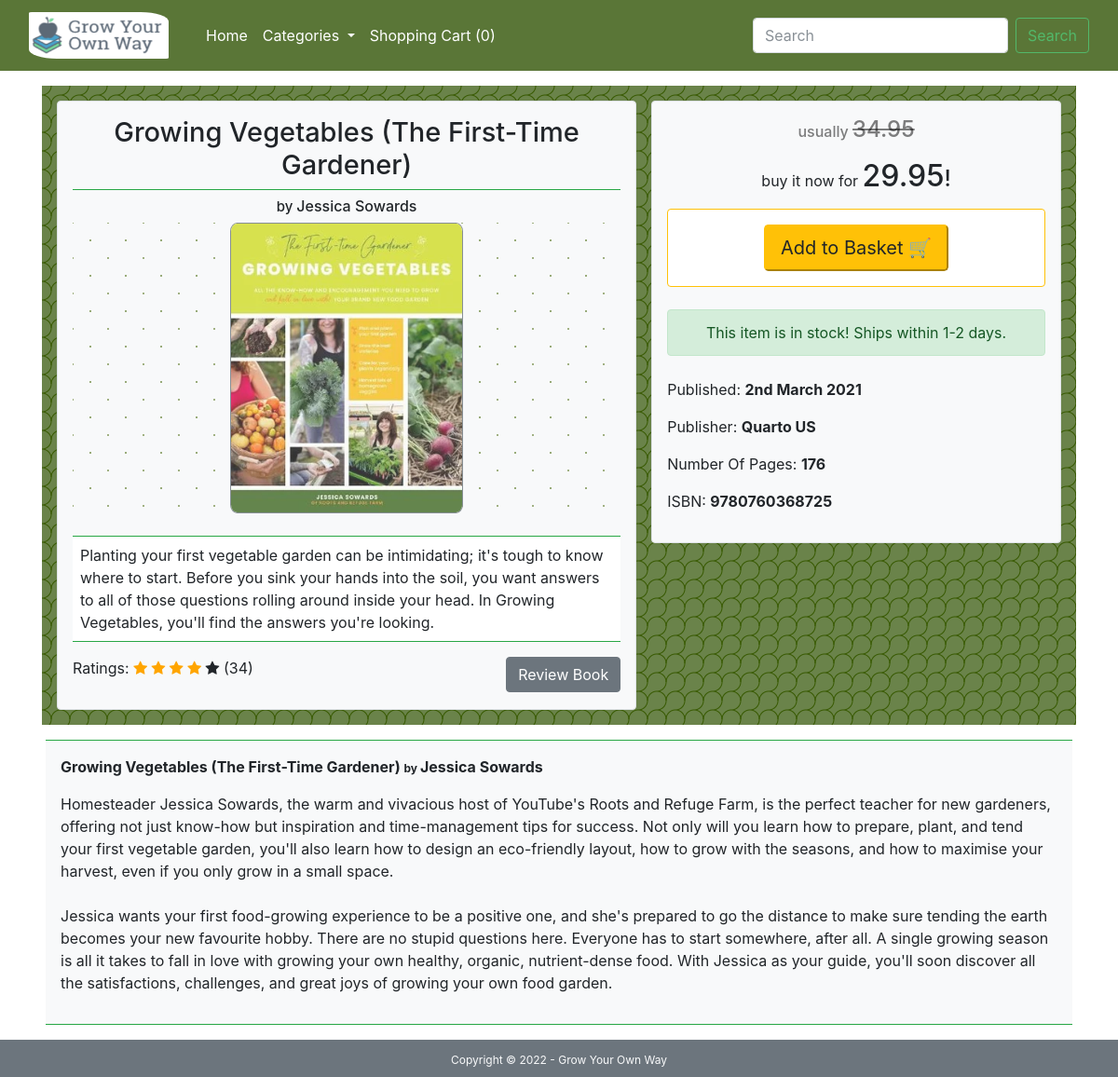
Screenshot of /book/1/ with the database file from the repository.
### webstore/models.py (models this page shows, shortened)
class Book(db.Model):
    __tablename__ = 'books'
    id = db.Column(db.Integer, primary_key=True)
    name = db.Column(db.String(128), unique=True)
    author = db.Column(db.String(128), unique=True)
    isbn = db.Column(db.String(32), unique=True)
    price = db.Column(db.Float, nullable=False)
    available = db.Column(db.Boolean, default=False)
    rating = db.Column(db.Integer, nullable=False)
    num_ratings = db.Column(db.Integer)
    image = db.Column(db.String(60), nullable=False)
    short_desc = db.Column(db.String(200), nullable=False)
    description = db.Column(db.String(500), nullable=False)
    pages = db.Column(db.Integer, nullable=False)
    date_published = db.Column(db.String(64), nullable=False)
    publisher = db.Column(db.String(64), nullable=False)
    num_purchased = db.Column(db.Integer, nullable=False)
    category_id = db.Column(db.Integer, db.ForeignKey('category.id'))

### webstore/views.py (the view)
@bp.route('/book/<int:bookid>/')
def bookinfo(bookid):
    if 'order_id' in session.keys():
        order = Order.query.get(session['order_id'])
    else:
        order = None
    book = Book.query.get_or_404(bookid)
    cats = Category.query.order_by(Category.id).all()
    return render_template('product.html', book=book, cats=cats, order=order)

### webstore/templates/product.html (shortened to what this page needs)
{% extends "base.html" %}
{% block main %}
<div class="m-2 p-2 mb-5">
    <div class="container">
        <div class="row mb-3 main-bg-colour pl-3 pt-3 no-gutters">
            <div class="col-md-7 pb-3 pr-3">
                <div class="p-3 border bg-light rounded">
                    <h1 class="product-h1 centred-text border-bottom border-success pb-2">{{book.name}}</h1>
                    <h2 class="product-h2 centred-text"><span style="font-size: 15px">by </span>{{book.author}}</h2>
                    <div class="centred-text product-image-bg"><img class="image-rounded-corner img-fluid border border-secondary"
                            src="{{url_for('static', filename='img/'+book.image)}}" width="250"> </div>
                    <p class="mt-4 p-2 bg-white border-top border-bottom border-success">{{book.short_desc}}</p>
                    <p class="ratings"><span>Ratings: </span><span class="ratings">
                            {% for i in range(book.rating) %}
                            <i class="fa fa-star checked"></i>
                            {% endfor %}
                            {% for i in range(5-book.rating) %}
                            <i class="fa fa-star"></i>
                            {% endfor %}</span><span>({{book.num_ratings}})</span>
                        <button type="button" class="btn btn-secondary pull-right" data-bs-toggle="popover"
                            data-bs-placement="right" data-bs-custom-class="custom-popover"
                            data-bs-content="Review function under development.">
                            Review Book
                        </button>
                    </p>
                </div>
            </div>
            <div class="col-md-5 pb-3 pr-3">
                <div class="p-3 border bg-light rounded">
                    <p class="centred-text"> <span class="h6 text-black-50">usually </span><span
                            class="h4 text-black-50 text-decoration-underline"><del>{{book.price + 5}}</del></span>
                    <p class="centred-text">buy it now for <span class="h2 ">{{book.price}}</span><span
                            class="h4">!</span></p>
                    </p>
                    <div class="centred-text border border-warning rounded p-3 bg-white">
                        {% if book.available == True %}
                        <form action="{{ url_for('main.order') }}">
                            <input class="btn-lg btn-warning" type="submit" value="Add to Basket 🛒">
                        </form>
                        {% else %}
                        <input class="btn-lg btn-light" disabled type="submit" value="Add to Basket 🛒">
                        {% endif %}
                    </div>
                    {% if book.available == True %}
                    <div class="alert alert-success mt-4 mb-4 centred-text" role="alert">This item is in stock! Ships
                        within 1-2 days.</div>
                    {% else %}
                    <div class="alert alert-danger mt-4 mb-4 centred-text" role="alert">Sorry, this item is out of
                        stock!</div>
                    {% endif %}
                    <p>Published: <b>{{book.date_published}}</b></p>
                    <p>Publisher: <b>{{book.publisher}}</b></p>
                    <p>Number Of Pages: <b>{{book.pages}}</b></p>
                    <p>ISBN: <b>{{book.isbn}}</b></p>
                </div>
            </div>
        </div>
        <div class="row p-2 border-top border-bottom border-success bg-light ml-1 mr-1">
            <div class="p-2">
                <p class="font-weight-bold">{{book.name}} <span class="fst-italic" style="font-size: 12px">by </span>{{book.author}}</p>
                <p>{{book.description | safe}}</p>
            </div>
        </div>
    </div>
</div>
{% endblock %}

### webstore/static/css/site_styles.css (style rules this page uses)
.checked { color: orange; }
.main-bg-colour { background: radial-gradient(circle at 0% 50%, rgba(96, 16, 48, 0) 9px, rgba(55, 89, 0) 10px, rgba(96, 16, 48, 0) 11px) 0px 10px, radial-gradient(at 100% 100%, rgba(96, 16, 48, 0) 9px, rgb(55, 89, 0) 10px, rgba(96, 16, 48, 0) 11px), rgba(50, 85, 6, 0.727); background-size: 20px 20px; }
.product-image-bg { background-color: #d5d5d500; opacity: 0.8; background-image: radial-gradient(#406200a5 0.9500000000000001px, transparent 0.9500000000000001px), radial-gradient(#40620097 0.9500000000000001px, #d5d5d500 0.9500000000000001px); background-size: 38px 38px; background-position: 0 0, 19px 19px; background-clip: content-box, padding-box; }
.image-rounded-corner { border-radius: 3% 3% 3% 3%; }
.centred-text { text-align: center; }
.product-h1 { font-size: 29px; }
.product-h2 { font-size: 16px; }

### rows the page displays
Book: name "Growing Vegetables (The First-Time Gardener)", author "Jessica Sowards", image (picture), short_desc "Planting your first vegetable garden can be intimidating; it's tough to know where to start. Before you sink your hands into the soil, you want answers to all of those questions rolling around inside your head. In Growing Vegetables, you'll find the answers you're looking.", rating 4 (drawn), num_ratings "34", book.price+5 "34.95", price "29.95", date_published "2nd March 2021", publisher "Quarto US", pages "176", isbn "9780760368725", description "Homesteader Jessica Sowards, the warm and vivacious host of YouTube's Roots and Refuge Farm, is the perfect teacher for new gardeners, offering not just know-how but inspiration and time-management tips for success. Not only will you learn how to prepare, plant, and tend your first vegetable garden, you'll also learn how to design an eco-friendly layout, how to grow with the seasons, and how to maximise your harvest, even if you only grow in a small space. Jessica wants your first food-growing experience to be a positive one, and she's prepared to go the distance to make sure tending the earth becomes your new favourite hobby. There are no stupid questions here. Everyone has to start…"

### other values shown
{{ order.books|length }} "0"
